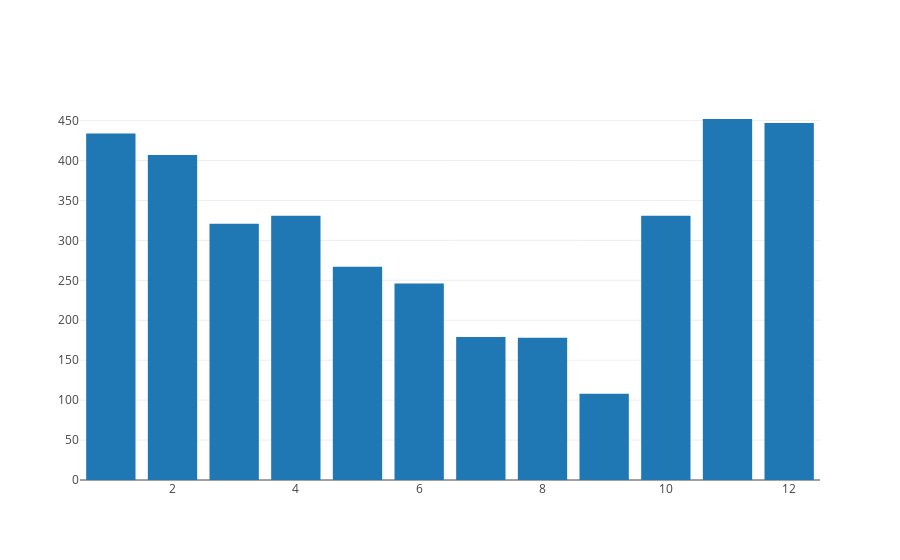

The notebook cell this image was saved under:
### Code cell
month_counts = date_df[1].value_counts()
x = month_counts.index.tolist()
y = month_counts.tolist()
trace = plotly.graph_objs.Bar(x=x, y=y)

date_data = [trace]
plotly.offline.iplot(date_data)

### Figure 1 — Plotly figure (JSON) as saved in the notebook; plotly's stock layout.template omitted (floating-point values rounded to 4 significant figures)
{"data": [{"type": "bar", "uid": "28ec1d", "x": ["11", "12", "01", "02", "10", "04", "03", "05", "06", "07", "08", "09"], "y": [452, 447, 434, 407, 331, 331, 321, 267, 246, 179, 178, 108]}], "layout": {"autosize": true, "xaxis": {"autorange": true, "range": [0.5, 12.5], "type": "linear"}, "yaxis": {"autorange": true, "range": [0, 475.8], "type": "linear"}}}
